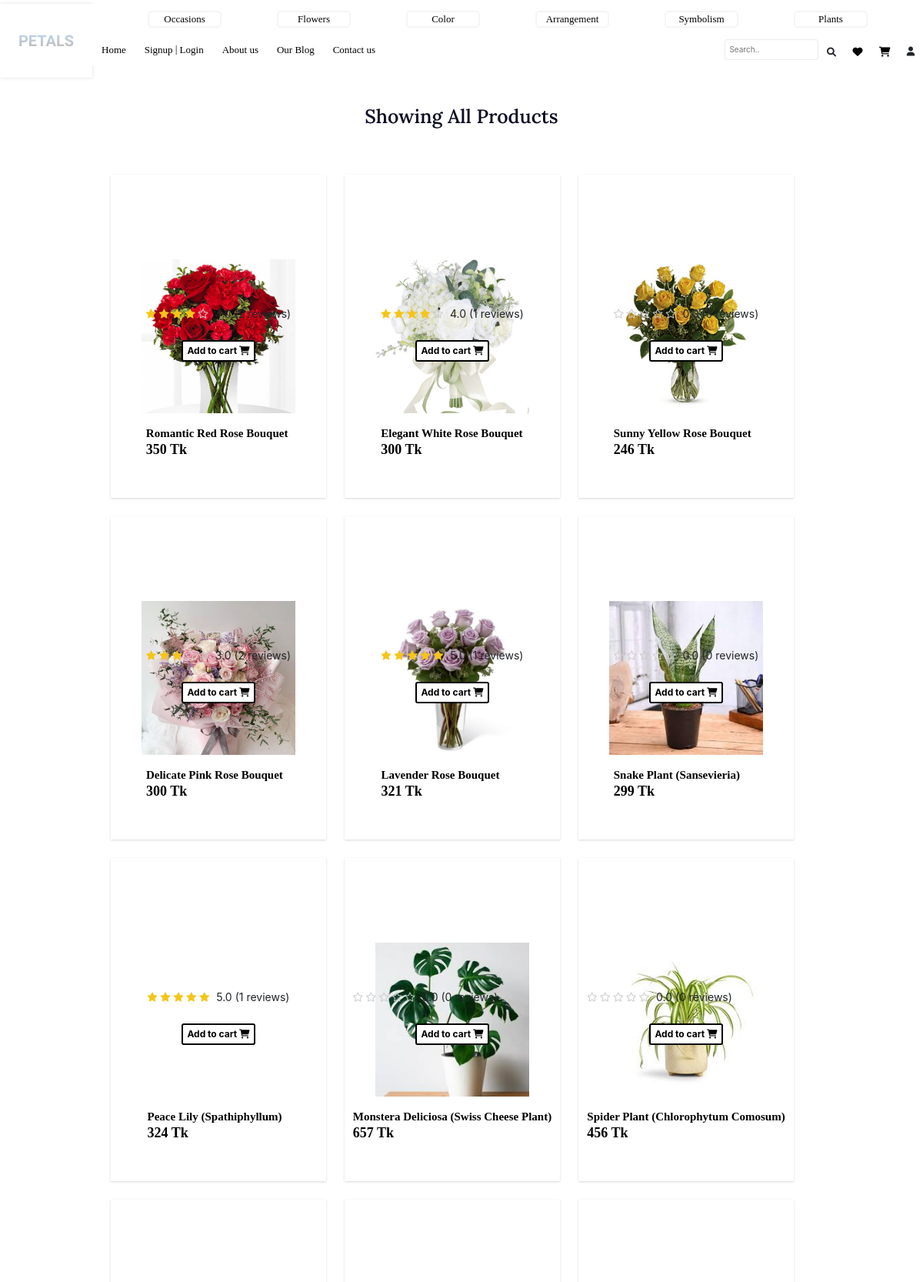
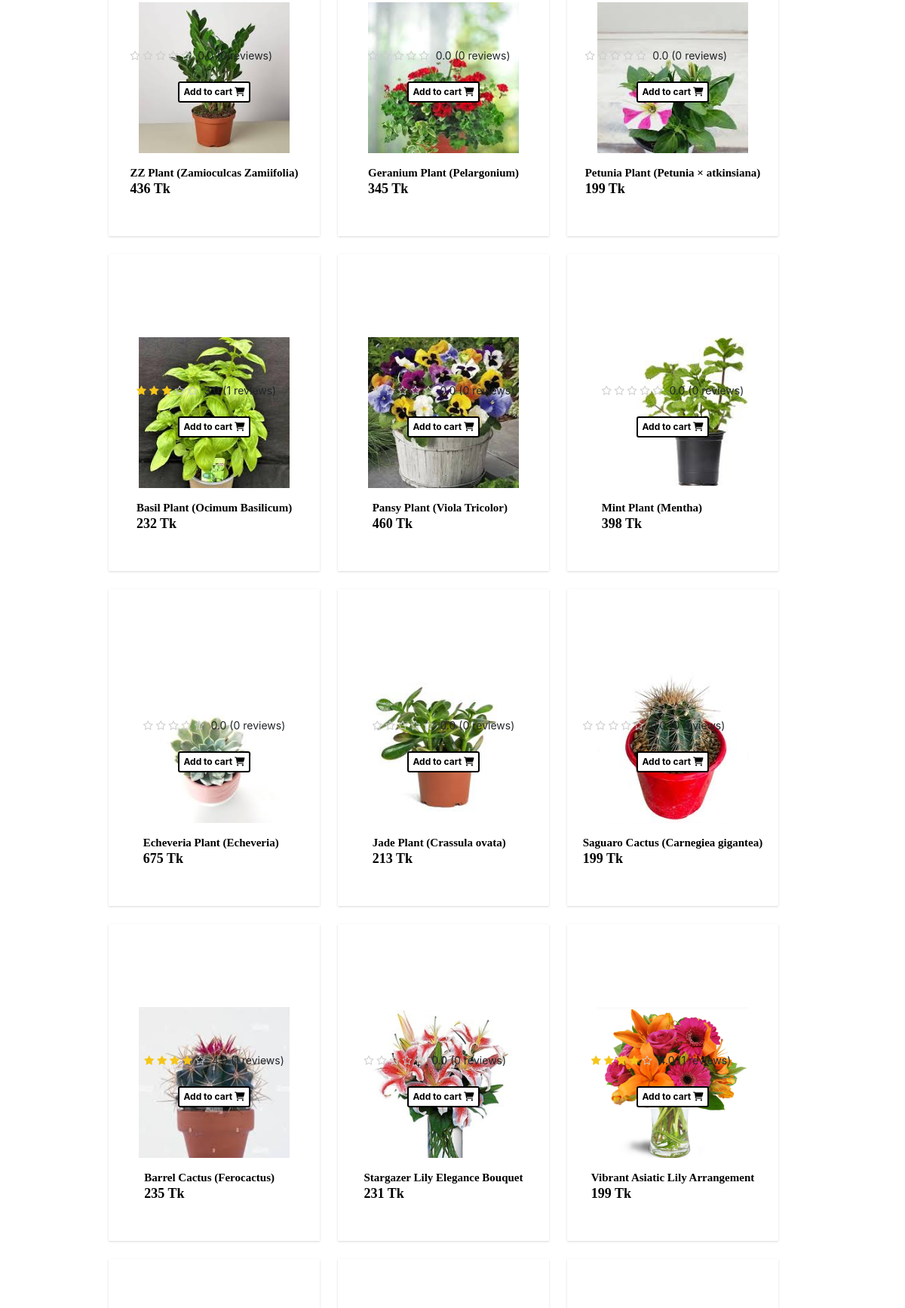
Screenshot of /products/ (upper part) with the database file from the repository (2 pictures, top to bottom).
### app/models.py (models this page shows, shortened)
class Flower(db.Model):
    id = db.Column(db.Integer, primary_key=True)
    name = db.Column(db.String(100), nullable=False)
    price = db.Column(db.String(50), nullable=False)
    category = db.Column(db.Text, nullable=True)
    details = db.Column(db.Text, nullable=True)
    image_url = db.Column(db.String(200), nullable=True)
    stock = db.Column(db.Integer, nullable=False, default=10)
    ratings = db.relationship('Rating', backref='flower', lazy=True)
    @property
    def average_rating(self):
        if not self.ratings:
            return 0.0
        return round(sum(r.rating for r in self.ratings) / len(self.ratings), 1)
    @property
    def review_count(self):
        return len(self.ratings)

### app/routes.py (the view)
@app.route('/products/')
@app.route('/products/<category>')
def products(category="all"):
    if category == 'all':
        flowers = Flower.query.all()
    else:
        flowers = Flower.query.filter(Flower.category.like(f'%{category}%')).all()
    return render_template('products.html', flowers=flowers, category=category)

### app/templates/products.html (shortened to what this page needs)
{% extends 'base.html' %}
{% block main %}
    {% if flowers|length == 0 %}
        <p class="index-heading">No Products Found</p>
    {% elif category != 'all' %}
        <p class="index-heading">Showing All Products for Category - {{ category|capitalize }}</p>
    {% else %}
        <p class="index-heading">Showing All Products</p>
    {% endif %}
    <div class="total-productcontainer">
        {% for flower in flowers %}
        <div class="total-product">
            <div class="total-img" style="background-image: url('{{ url_for('static', filename='Uploads/' + flower.image_url) }}');" onclick="this.parentElement.querySelector('a').click()"></div>
            <div class="total-text"><br>
                <a href="{{ url_for('product', id=flower.id) }}" class="name">{{ flower.name }}</a>
                <h3>{{ flower.price }} Tk</h3><br>
               <div class="products_star">
                 <div class="stars">
                    {% set rating = flower.average_rating %}
                    {% for i in range(5) %}
                        {% if rating >= i + 1 %}
                            <i class="fa fa-star"></i>
                        {% elif rating > i %}
                            <i class="fa fa-star-half-o"></i>
                        {% else %}
                            <i class="fa fa-star-o"></i>
                        {% endif %}
                    {% endfor %}
                    <span>{{ "%.1f" % rating }} ({{ flower.review_count }} reviews)</span>
                </div>
               </div>
                <center>
                    <form method="POST" action="{{ url_for('add_to_cart', product_id=flower.id) }}">
                        <button type="submit" class="total-btn">
                            Add to cart <i class="fas fa-shopping-cart"></i>
                        </button>
                    </form>
                </center>
            </div>
        </div>
        {% endfor %}
    </div>
    <br><br>
{% endblock %}

### app/static/css/nav.css (style rules this page uses)
* { margin: 0; padding: 0; }
:root { font-size: 10px; }
.specific button { background-color: transparent; border: 1px transparent; font-size: 1.2rem; }
.specific a { text-decoration: none; font-size: 1.3rem; color: black; font-family: "EB Garamond", serif; font-optical-sizing: auto; font-weight: 200; font-style: normal; }

### app/static/css/main.css (style rules this page uses)
:root { font-size: 10px; }
body { margin: 0; padding: 0; display: flex; flex-direction: column; justify-content: center; align-items: center; background-color: white!important; }
.indexheading , .index-heading { font-family: Arial; font-size: 2.5rem; color:#0A0A23; font-family: "Lora", serif; font-optical-sizing: auto; font-weight:550; font-style: normal; margin-top: 4vh; margin-bottom: 4vh; text-align: center; }
.total-productcontainer { width: 100%; display: flex; justify-content: center; flex-wrap: wrap; height: auto; }
.total-product { height: 42rem; width: 28rem; display: flex; justify-content: center; flex-direction: column; align-items: center; margin-right: 2%; margin-top: 2%; box-shadow: rgba(0, 0, 0, 0.1) 0px 1px 3px 0px, rgba(0, 0, 0, 0.06) 0px 1px 2px 0px; }
.total-img { height: 20rem; width: 20rem; background-size: cover; }
.total-text a { height: 4rem; width: 20rem; font-size: 1.5rem !important; text-decoration: none !important; text-align: center; font-weight: bold; margin-top: 2vh; font-family: 'Times New Roman', Times, serif!important; }
.total-product h3 { color: black; font-size: 1.8rem; font-family: 'Times New Roman', Times, serif!important; font-weight: bolder; }
.total-btn { background-color: white !important; border: 0.2rem solid #000 !important; padding: 0.3rem 0.5rem !important; border-radius: 0.3rem !important; font-weight: bold !important; font-size: 1.2rem !important; color: #000 !important; }
.products_star { margin-top: -3.5vh; margin-bottom: 3vh; }
.stars { font-size: 14px; }
.stars i.fa-star, .stars i.fa-star-half-o { color: #f5c518; }
.stars i.fa-star-o { color: #ccc; }
.stars span { margin-left: 5px; font-size: 14px; }

### app/static/css/carousels.css (style rules this page uses)
.index-heading { height: auto; width: 100vw; }

### rows the page displays
Flower: image_url (picture), name "Romantic Red Rose Bouquet", price "350", rating "4.0", review_count "2"
Flower: image_url (picture), name "Elegant White Rose Bouquet", price "300", rating "4.0", review_count "1"
Flower: image_url (picture), name "Sunny Yellow Rose Bouquet", price "246", rating "0.0", review_count "0"
Flower: image_url (picture), name "Delicate Pink Rose Bouquet", price "300", rating "3.0", review_count "2"
Flower: image_url (picture), name "Lavender Rose Bouquet", price "321", rating "5.0", review_count "1"
Flower: image_url (picture), name "Snake Plant (Sansevieria)", price "299", rating "0.0", review_count "0"
Flower: name "Peace Lily (Spathiphyllum)", price "324", rating "5.0", review_count "1"
Flower: image_url (picture), name "Monstera Deliciosa (Swiss Cheese Plant)", price "657", rating "0.0", review_count "0"
Flower: image_url (picture), name "Spider Plant (Chlorophytum Comosum)", price "456", rating "0.0", review_count "0"
Flower: image_url (picture), name "ZZ Plant (Zamioculcas Zamiifolia)", price "436", rating "0.0", review_count "0"
Flower: image_url (picture), name "Geranium Plant (Pelargonium)", price "345", rating "0.0", review_count "0"
Flower: image_url (picture), name "Petunia Plant (Petunia × atkinsiana)", price "199", rating "0.0", review_count "0"
Flower: image_url (picture), name "Basil Plant (Ocimum Basilicum)", price "232", rating "3.0", review_count "1"
Flower: image_url (picture), name "Pansy Plant (Viola Tricolor)", price "460", rating "0.0", review_count "0"
Flower: image_url (picture), name "Mint Plant (Mentha)", price "398", rating "0.0", review_count "0"
Flower: image_url (picture), name "Echeveria Plant (Echeveria)", price "675", rating "0.0", review_count "0"
Flower: image_url (picture), name "Jade Plant (Crassula ovata)", price "213", rating "0.0", review_count "0"
Flower: image_url (picture), name "Saguaro Cactus (Carnegiea gigantea)", price "199", rating "0.0", review_count "0"
Flower: image_url (picture), name "Barrel Cactus (Ferocactus)", price "235", rating "4.0", review_count "1"
Flower: image_url (picture), name "Stargazer Lily Elegance Bouquet", price "231", rating "0.0", review_count "0"
Flower: image_url (picture), name "Vibrant Asiatic Lily Arrangement", price "199", rating "4.0", review_count "1"
